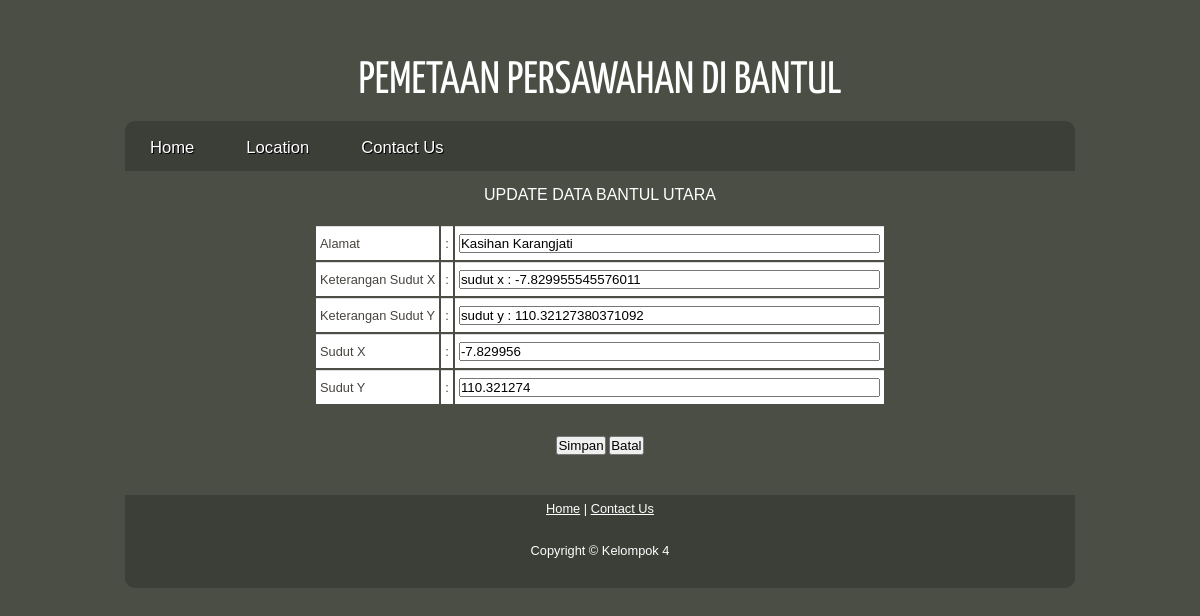
/updateutara.php?id=1, run on the app's committed database.
### tables this page shows
CREATE TABLE IF NOT EXISTS `bantulutara` (
  `id` int(11) NOT NULL,
  `alamat` varchar(50) NOT NULL,
  `sudutx` varchar(30) NOT NULL,
  `suduty` varchar(30) NOT NULL,
  `lat` float(10,6) NOT NULL,
  `lng` float(10,6) NOT NULL
);

### updateutara.php (the view, shortened to what this page needs)
<!DOCTYPE html>
<html
<head>
	<div id="logo">
        <h1><center><a href="index.html">PEMETAAN PERSAWAHAN DI BANTUL</a></center></h1>
		  <link rel="stylesheet" type="text/css" href="css/style.css" />
      </div>
      <nav><center>
        <ul class="sf-menu" id="nav">
          <li><a href="index.php">Home</a></li>
		  <li><a href="#">Location</a>
          </li>
          <li><a href="contact.html">Contact Us</a></li>
        </ul></center>
      </nav>
	 </head>
<body>
	<div class="container">
	<div class="row">
	<div class="span8">
<center><h3>UPDATE DATA BANTUL UTARA</h3>
<form action="updateut.php" method="post">
<?php
$id = $_GET['id'];
?>
<?php
$data = mysql_query("SELECT * from bantulutara where id=$id");
$id = mysql_fetch_array($data);
?>
<table width="" border="0">
<div>
	<td>Alamat</td><td>:</td>
	<td width="92px"><input name="alamat" type="text" id="alamat" value="<?php echo $id['alamat']; ?>" size="50" /></td>
</div>
<tr>
	<td>Keterangan Sudut X</td><td>:</td>
		<td><input name="sudutx" type="text" id="sudutx" value="<?php echo $id['sudutx']; ?>" size="50" /></td>
</tr>
<tr>
	<td>Keterangan Sudut Y</td><td>:</td>
		<td><input name="suduty" type="text" id="suduty" value="<?php echo $id['suduty']; ?>" size="50" /></td>
</tr>
<tr>
	<td>Sudut X</td><td>:</td>
		<td><input name="lat" type="text" id="lat" value="<?php echo $id['lat']; ?>" size="50" /></td>
</tr>
<tr>
	<td>Sudut Y</td><td>:</td>
		<td><input name="lng" type="text" id="lng" value="<?php echo $id['lng']; ?>" size="50" /></td>
</tr>
</table>
<table width border="0">
<tr>
		<center><button class="btn btn-warning" type="submit">Simpan</a></button>
		<button><a href="bantulutara.php" button class="btn btn-warning" type="button">Batal</a></button></center>
</tr>
</table>
</center>
</div>
</div>
</div>
</body>
<footer><center>
      <p><a href="index.php">Home</a> | <a href="contact.html">Contact Us</a></p>
      <p>Copyright &copy; Kelompok 4</a></p>
    </center></footer>
</html>

### css/style.css (style rules this page uses)
html { height: 100%; }
* { margin: auto; padding: 0; }
article, aside, figure, footer, header, hgroup, nav, section { display:block; }
body { font: normal .80em arial, sans-serif; background: #4A4E44; color: #008000; }
p { padding: 0 0 20px 0; line-height: 1.7em; }
h1, h2, h3, h4, h5, h6 { font: normal 170% arial, sans-serif; color: #FFF; margin: 0 0 15px 0; padding: 15px 0 5px 0; }
h1 { color: #333; font: 200% 'Yanone Kaffeesatz', arial, sans-serif; }
h3 { font: normal 125% 'lucida sans unicode', arial, sans-serif; }
a { background: transparent; outline: none; text-decoration: none; color: #ACB200; }
.btn-warning { color: black; }
ul { margin: 2px 0 22px 17px; }
ul li { list-style-type: circle; margin: 0 0 6px 0; padding: 0 0 4px 5px; }
#main, header, #logo, nav, #site_content, footer { margin-left: auto; margin-right: auto; }
#logo { width: 900px; position: relative; height: 50px; background: transparent; padding: 35px 25px; }
#logo h1 { float: left; width: 100%; font: normal 355% 'Yanone Kaffeesatz', arial, sans-serif; }
#logo h1 a { text-decoration: none; color: #FFF; }
nav { float: center; height: 50px; width: 950px; margin: 1px auto 0 auto; border-radius: 10px 10px 0 0; -moz-border-radius: 10px 10px 0 0; -webkit-border: 10px 10px 0 0; background: url(../images/menubar.png); }
footer { width: 950px; font: normal 100% arial, sans-serif; height: 85px; padding: 3px 0 5px 0; text-align: center; color: #FFF; line-height: 14px; border-radius: 0 0 10px 10px; -moz-border-radius: 0 0 10px 10px; -webkit-border: 0 0 10px 10px; background: transparent url(../images/footer.png) repeat; }
footer a, footer a:hover { color: #FFF; text-decoration: underline; }
table { margin: 10px 0 30px 0; }
table tr th, table tr td { background: #3B3B3B; color: #FFF; padding: 7px 4px; text-align: left; }
table tr td { background: #FFF; color: #47433F; border-top: 1px solid #ddd; }
ul.sf-menu,ul.sf-menu * { margin: 0; padding: 0; }
ul.sf-menu { display: block; position: relative; }
ul.sf-menu li { display: block; list-style: none; float: left; position: relative; }
ul.sf-menu a { display: block; position: relative; }
ul#nav { float: left; }
ul#nav li a { padding:15px 25px 15px 25px; font: 130% arial,verdana,sans; text-shadow:1px 1px #000; text-decoration:none; color:#FFF; margin-right: 2px; }

### data on the page
bantulutara: alamat "Kasihan Karangjati", sudutx "sudut x : -7.829955545576011", suduty "sudut y : 110.32127380371092", lat "-7.829956", lng "110.321274"
